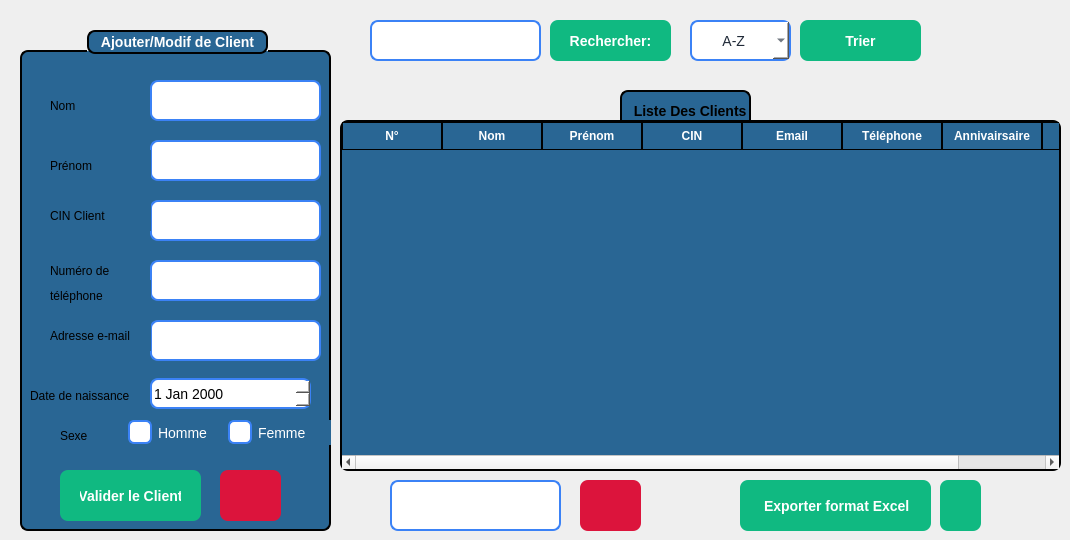
      <widget class="QWidget" name="page_3">
       <widget class="QPushButton" name="pushButton_filtrer">
        <property name="geometry">
         <rect>
          <x>800</x>
          <y>20</y>
          <width>121</width>
          <height>41</height>
         </rect>
        </property>
        <property name="styleSheet">
         <string notr="true">QPushButton {
    background-color: #10b981;   /* normal state */
    color: white;
    border: none;
    border-radius: 8px;
    padding: 8px 20px;
    font-size: 14px;
    font-weight: bold;
}

QPushButton:hover {
    background-color: #059669;   /* darker on hover */
}
</string>
        </property>
        <property name="text">
         <string>Trier</string>
        </property>
       </widget>
       <widget class="QPushButton" name="pushButton_supprimer">
        <property name="geometry">
         <rect>
          <x>580</x>
          <y>480</y>
          <width>61</width>
          <height>51</height>
         </rect>
        </property>
        <property name="styleSheet">
         <string notr="true">QPushButton {

	background-color: rgb(220, 20, 60);
	
    color: white;
    border: none;
    border-radius: 8px;
    padding: 8px 20px;
    font-size: 14px;
    font-weight: bold;
}

QPushButton:hover {
      /* darker on hover */
	background-color: rgb(140, 0, 0);
}
</string>
        </property>
        <property name="text">
         <string/>
        </property>
        <property name="icon">
         <iconset theme="QIcon::ThemeIcon::EditDelete"/>
        </property>
       </widget>
       <widget class="QTableWidget" name="tableWidget">
        <property name="geometry">
         <rect>
          <x>340</x>
          <y>120</y>
          <width>721</width>
          <height>351</height>
         </rect>
        </property>
        <property name="autoFillBackground">
         <bool>false</bool>
        </property>
        <property name="styleSheet">
         <string notr="true">QTableWidget {
    background-color: rgb(41, 102, 148);   /* blue background */
    border: 2px solid black;
    border-radius: 8px;
    font-weight: bold;
    font-size: 14px;
    gridline-color: black;                 /* cell grid lines */
    color: white;                          
    selection-background-color: #10b981;
    selection-color: white;
    outline: 0;
}

QTableWidget::item {
    border: 1px solid black;               /* give each cell a border */
    padding: 4px;
}

QHeaderView::section {
    background-color: rgb(41, 102, 148);
    color: white;
    border: 1px solid black;              /* column header border */
    padding: 4px;
    font-weight: bold;
}
</string>
        </property>
        <column>
         <property name="text">
          <string>N°</string>
         </property>
        </column>
        <column>
         <property name="text">
          <string>Nom</string>
         </property>
        </column>
        <column>
         <property name="text">
          <string>Prénom</string>
         </property>
        </column>
        <column>
         <property name="text">
          <string>CIN</string>
         </property>
        </column>
        <column>
         <property name="text">
          <string>Email</string>
         </property>
        </column>
        <column>
         <property name="text">
          <string>Téléphone</string>
         </property>
        </column>
        <column>
         <property name="text">
          <string>Annivairsaire</string>
         </property>
        </column>
        <column>
         <property name="text">
          <string>Sexe</string>
         </property>
        </column>
       </widget>
       <widget class="QPushButton" name="pushButton_recherche">
        <property name="geometry">
         <rect>
          <x>550</x>
          <y>20</y>
          <width>121</width>
          <height>41</height>
         </rect>
        </property>
        <property name="styleSheet">
         <string notr="true">QPushButton {
    background-color: #10b981;   /* normal state */
    color: white;
    border: none;
    border-radius: 8px;
    padding: 8px 20px;
    font-size: 14px;
    font-weight: bold;
}

QPushButton:hover {
    background-color: #059669;   /* darker on hover */
}
</string>
        </property>
        <property name="text">
         <string>Rechercher:</string>
        </property>
        <property name="icon">
         <iconset theme="QIcon::ThemeIcon::EditFind"/>
        </property>
       </widget>
       <widget class="QComboBox" name="comboBox">
        <property name="geometry">
         <rect>
          <x>690</x>
          <y>20</y>
          <width>101</width>
          <height>41</height>
         </rect>
        </property>
        <property name="styleSheet">
         <string notr="true">QComboBox {
    background-color: rgb(255, 255, 255);   /* white background */
    color: #1f2937;                         /* selected text color */
    border: 2px solid #3b82f6;              /* blue border */
    border-radius: 8px;
    font-size: 14px;
    padding: 4px 8px;
}

/* Dropdown list styling */
QComboBox QAbstractItemView {
    background-color: rgb(255, 255, 255);
    color: #1f2937;
    selection-background-color: #3b82f6;
    selection-color: white;
}

/* Make the arrow black */
QComboBox::down-arrow {
    width: 12px;
    height: 12px;
    image: none; 
                      /* remove default image */
	background-color: rgb(0, 170, 255);
    border-left: 6px solid transparent;
    border-right: 6px solid transparent;
    border-top: 6px solid black;       /* black arrow */
}
</string>
        </property>
        <item>
         <property name="text">
          <string>      A-Z</string>
         </property>
        </item>
        <item>
         <property name="text">
          <string>      Age</string>
         </property>
        </item>
        <item>
         <property name="text">
          <string>      Sexe</string>
         </property>
        </item>
       </widget>
       <widget class="QLabel" name="label_8">
        <property name="geometry">
         <rect>
          <x>620</x>
          <y>90</y>
          <width>131</width>
          <height>41</height>
         </rect>
        </property>
        <property name="styleSheet">
         <string notr="true">QLabel{
 border: 2px solid black;   /* blue border */
    border-radius: 8px;
 font-weight: bold;
    font-size: 14px;
background-color: rgb(41, 102, 148);}</string>
        </property>
        <property name="text">
         <string>  Liste Des Clients</string>
        </property>
       </widget>
       <widget class="QLineEdit" name="lineEdit_Recherchecin">
        <property name="geometry">
         <rect>
          <x>370</x>
          <y>20</y>
          <width>171</width>
          <height>41</height>
         </rect>
        </property>
        <property name="styleSheet">
         <string notr="true">QLineEdit {
    /* dark background */
	background-color: rgb(255, 255, 255);
    color: #1f2937;              /* typed text color */
    border: 2px solid #3b82f6;   /* blue border */
    border-radius: 8px;
    
    font-size: 14px;
}

QLineEdit::placeholder {
    color: white;                /* placeholder text color */
}
</string>
        </property>
       </widget>
       <widget class="QGroupBox" name="groupBox">
        <property name="geometry">
         <rect>
          <x>20</x>
          <y>30</y>
          <width>311</width>
          <height>501</height>
         </rect>
        </property>
        <property name="styleSheet">
         <string notr="true">QGroupBox {
    background-color: rgb(41, 102, 148);   /* blue background */
    border: 2px solid black;               /* black border, 2px wide */
    border-radius: 8px;                    /* rounded corners */
    margin-top: 20px;                      /* space for the title */
    color: white;                          /* title text color */
    font-weight: bold;
    font-size: 14px;
}

QGroupBox::title {
 border: 2px solid black;               /* black border, 2px wide */
    border-radius: 8px;     
background-color: rgb(41, 102, 148);
    subcontrol-origin: margin;
    subcontrol-position: top center;       /* title centered */
    padding: 2px 10px;
}
</string>
        </property>
        <property name="title">
         <string>Ajouter/Modif de Client</string>
        </property>
        <widget class="QRadioButton" name="radioButton_Femme_2">
         <property name="geometry">
          <rect>
           <x>200</x>
           <y>390</y>
           <width>111</width>
           <height>25</height>
          </rect>
         </property>
         <property name="styleSheet">
          <string notr="true">QRadioButton {
    color: white;
    font-size: 14px;
    padding-left: 8px;
background-color: rgb(41, 102, 148);
}

QRadioButton::indicator {
    width: 20px;
    height: 20px;
    border: 2px solid #3b82f6;
    border-radius: 6px;      /* rounded corners */
    background-color: white;  /* unchecked background */
}

QRadioButton::indicator:checked {
	background-color: #FFD700;
   /* background-color: #3b82f6;   blue fill when checked */
}
</string>
         </property>
         <property name="text">
          <string>Femme</string>
         </property>
        </widget>
        <widget class="QLineEdit" name="lineEdit_Prenom_2">
         <property name="geometry">
          <rect>
           <x>130</x>
           <y>110</y>
           <width>171</width>
           <height>41</height>
          </rect>
         </property>
         <property name="styleSheet">
          <string notr="true">QLineEdit {
    /* dark background */
	background-color: rgb(255, 255, 255);
    color: #1f2937;              /* typed text color */
    border: 2px solid #3b82f6;   /* blue border */
    border-radius: 8px;

    font-size: 14px;
}

QLineEdit::placeholder {
    color: white;                /* placeholder text color */
}
</string>
         </property>
        </widget>
        <widget class="QLabel" name="label_9">
         <property name="geometry">
          <rect>
           <x>30</x>
           <y>120</y>
           <width>101</width>
           <height>31</height>
          </rect>
         </property>
         <property name="styleSheet">
          <string notr="true">background-color: rgb(41, 102, 148);</string>
         </property>
         <property name="text">
          <string>Prénom</string>
         </property>
        </widget>
        <widget class="QLineEdit" name="lineEdit_nom_2">
         <property name="geometry">
          <rect>
           <x>130</x>
           <y>50</y>
           <width>171</width>
           <height>41</height>
          </rect>
         </property>
         <property name="styleSheet">
          <string notr="true">QLineEdit {
    /* dark background */
	background-color: rgb(255, 255, 255);
    color: #1f2937;              /* typed text color */
    border: 2px solid #3b82f6;   /* blue border */
    border-radius: 8px;

    font-size: 14px;
}

QLineEdit::placeholder {
    color: white;                /* placeholder text color */
}
</string>
         </property>
        </widget>
        <widget class="QLineEdit" name="lineEdit_Adresse_2">
         <property name="geometry">
          <rect>
           <x>130</x>
           <y>290</y>
           <width>171</width>
           <height>41</height>
          </rect>
         </property>
         <property name="styleSheet">
          <string notr="true">QLineEdit {
    /* dark background */
	background-color: rgb(255, 255, 255);
    color: #1f2937;              /* typed text color */
    border: 2px solid #3b82f6;   /* blue border */
    border-radius: 8px;
   
    font-size: 14px;
}

QLineEdit::placeholder {
    color: white;                /* placeholder text color */
}
</string>
         </property>
        </widget>
        <widget class="QLabel" name="label_10">
         <property name="geometry">
          <rect>
           <x>30</x>
           <y>60</y>
           <width>41</width>
           <height>31</height>
          </rect>
         </property>
         <property name="styleSheet">
          <string notr="true">background-color: rgb(41, 102, 148);</string>
         </property>
         <property name="text">
          <string>Nom</string>
         </property>
        </widget>
        <widget class="QPushButton" name="pushButton_ValiderClient_2">
         <property name="geometry">
          <rect>
           <x>40</x>
           <y>440</y>
           <width>141</width>
           <height>51</height>
          </rect>
         </property>
         <property name="styleSheet">
          <string notr="true">QPushButton {
    background-color: #10b981;   /* normal state */
    color: white;
    border: none;
    border-radius: 8px;
    padding: 8px 20px;
    font-size: 14px;
    font-weight: bold;
}

QPushButton:hover {
    background-color: #059669;   /* darker on hover */
}
</string>
         </property>
         <property name="text">
          <string>Valider le Client</string>
         </property>
        </widget>
        <widget class="QLabel" name="label_11">
         <property name="geometry">
          <rect>
           <x>30</x>
           <y>290</y>
           <width>101</width>
           <height>31</height>
          </rect>
         </property>
         <property name="styleSheet">
          <string notr="true">background-color: rgb(41, 102, 148);</string>
         </property>
         <property name="text">
          <string>Adresse e-mail</string>
         </property>
        </widget>
        <widget class="QLineEdit" name="lineEdit_Nt_2">
         <property name="geometry">
          <rect>
           <x>130</x>
           <y>230</y>
           <width>171</width>
           <height>41</height>
          </rect>
         </property>
         <property name="styleSheet">
          <string notr="true">QLineEdit {
    /* dark background */
	background-color: rgb(255, 255, 255);
    color: #1f2937;              /* typed text color */
    border: 2px solid #3b82f6;   /* blue border */
    border-radius: 8px;
 
    font-size: 14px;
}

QLineEdit::placeholder {
    color: white;                /* placeholder text color */
}
</string>
         </property>
        </widget>
        <widget class="QRadioButton" name="radioButton_Homme_2">
         <property name="geometry">
          <rect>
           <x>100</x>
           <y>390</y>
           <width>111</width>
           <height>25</height>
          </rect>
         </property>
         <property name="styleSheet">
          <string notr="true">QRadioButton {
    color: white;
    font-size: 14px;
    padding-left: 8px;
background-color: rgb(41, 102, 148);
}

QRadioButton::indicator {
    width: 20px;
    height: 20px;
    border: 2px solid #3b82f6;
    border-radius: 6px;      /* rounded corners */
    background-color: white;  /* unchecked background */
}

QRadioButton::indicator:checked {
    background-color: #FFD700;  /* blue fill when checked */
}
</string>
         </property>
         <property name="text">
          <string>Homme</string>
         </property>
        </widget>
        <widget class="QLabel" name="label_12">
         <property name="geometry">
          <rect>
           <x>40</x>
           <y>390</y>
           <width>41</width>
           <height>31</height>
          </rect>
         </property>
         <property name="styleSheet">
          <string notr="true">background-color: rgb(41, 102, 148);</string>
         </property>
         <property name="text">
          <string>Sexe</string>
         </property>
        </widget>
        <widget class="QLabel" name="label_13">
         <property name="geometry">
          <rect>
           <x>30</x>
           <y>250</y>
           <width>101</width>
           <height>31</height>
          </rect>
         </property>
         <property name="styleSheet">
          <string notr="true">background-color: rgb(41, 102, 148);</string>
         </property>
         <property name="text">
          <string>téléphone</string>
         </property>
        </widget>
        <widget class="QLabel" name="label_14">
         <property name="geometry">
          <rect>
           <x>30</x>
           <y>230</y>
           <width>171</width>
           <height>21</height>
          </rect>
         </property>
         <property name="styleSheet">
          <string notr="true">background-color: rgb(41, 102, 148);</string>
         </property>
         <property name="text">
          <string>Numéro de </string>
         </property>
        </widget>
        <widget class="QLineEdit" name="lineEdit_IDClient_2">
         <property name="geometry">
          <rect>
           <x>130</x>
           <y>170</y>
           <width>171</width>
           <height>41</height>
          </rect>
         </property>
         <property name="styleSheet">
          <string notr="true">QLineEdit {
    /* dark background */
	background-color: rgb(255, 255, 255);
    color: #1f2937;              /* typed text color */
    border: 2px solid #3b82f6;   /* blue border */
    border-radius: 8px;
    
    font-size: 14px;
}

QLineEdit::placeholder {
    color: white;                /* placeholder text color */
}
</string>
         </property>
        </widget>
        <widget class="QLabel" name="label_15">
         <property name="geometry">
          <rect>
           <x>30</x>
           <y>170</y>
           <width>101</width>
           <height>31</height>
          </rect>
         </property>
         <property name="styleSheet">
          <string notr="true">background-color: rgb(41, 102, 148);</string>
         </property>
         <property name="text">
          <string>CIN Client</string>
         </property>
        </widget>
        <widget class="QLabel" name="label_19">
         <property name="geometry">
          <rect>
           <x>10</x>
           <y>350</y>
           <width>131</width>
           <height>31</height>
          </rect>
         </property>
         <property name="styleSheet">
          <string notr="true">background-color: rgb(41, 102, 148);</string>
         </property>
         <property name="text">
          <string>Date de naissance</string>
         </property>
        </widget>
        <widget class="QDateEdit" name="datedenaissance">
         <property name="geometry">
          <rect>
           <x>130</x>
           <y>348</y>
           <width>161</width>
           <height>31</height>
          </rect>
         </property>
         <property name="styleSheet">
          <string notr="true">QDateEdit {
    background-color: rgb(255, 255, 255);   /* white background */
    color: rgb(0, 0, 0);                   /* black text */
    border: 2px solid #3b82f6;             /* blue border */
    border-radius: 8px;
    font-size: 14px;
}

/* Calendar popup text color */
QDateEdit QAbstractItemView {
    color: black; 
    background-color: white;
}
</string>
         </property>
        </widget>
        <widget class="QPushButton" name="annulerajout">
         <property name="geometry">
          <rect>
           <x>200</x>
           <y>440</y>
           <width>61</width>
           <height>51</height>
          </rect>
         </property>
         <property name="styleSheet">
          <string notr="true">QPushButton {

	background-color: rgb(220, 20, 60);
	
    color: white;
    border: none;
    border-radius: 8px;
    padding: 8px 20px;
    font-size: 14px;
    font-weight: bold;
}

QPushButton:hover {
      /* darker on hover */
	background-color: rgb(140, 0, 0);
}
</string>
         </property>
         <property name="text">
          <string/>
         </property>
         <property name="icon">
          <iconset theme="QIcon::ThemeIcon::EditClear"/>
         </property>
        </widget>
        <zorder>label_14</zorder>
        <zorder>lineEdit_Prenom_2</zorder>
        <zorder>label_9</zorder>
        <zorder>lineEdit_nom_2</zorder>
        <zorder>lineEdit_Adresse_2</zorder>
        <zorder>label_10</zorder>
        <zorder>pushButton_ValiderClient_2</zorder>
        <zorder>label_11</zorder>
        <zorder>lineEdit_Nt_2</zorder>
        <zorder>radioButton_Homme_2</zorder>
        <zorder>label_12</zorder>
        <zorder>label_13</zorder>
        <zorder>lineEdit_IDClient_2</zorder>
        <zorder>label_15</zorder>
        <zorder>radioButton_Femme_2</zorder>
        <zorder>label_19</zorder>
        <zorder>datedenaissance</zorder>
        <zorder>annulerajout</zorder>
       </widget>
       <widget class="QLineEdit" name="lineEdit_supprimer">
        <property name="geometry">
         <rect>
          <x>390</x>
          <y>480</y>
          <width>171</width>
          <height>51</height>
         </rect>
        </property>
        <property name="styleSheet">
         <string notr="true">QLineEdit {
    /* dark background */
	background-color: rgb(255, 255, 255);
    color: #1f2937;              /* typed text color */
    border: 2px solid #3b82f6;   /* blue border */
    border-radius: 8px;
    padding: 8px 12px;
    font-size: 14px;
}

QLineEdit::placeholder {
    color: white;                /* placeholder text color */
}
</string>
        </property>
       </widget>
       <widget class="QPushButton" name="pushButton_excel">
        <property name="geometry">
         <rect>
          <x>940</x>
          <y>480</y>
          <width>41</width>
          <height>51</height>
         </rect>
        </property>
        <property name="styleSheet">
         <string notr="true">QPushButton {
    background-color: #10b981;   /* normal state */
    color: white;
    border: none;
    border-radius: 8px;
    padding: 8px 20px;
    font-size: 14px;
    font-weight: bold;
}

QPushButton:hover {
    background-color: #059669;   /* darker on hover */
}
</string>
        </property>
        <property name="text">
         <string/>
        </property>
        <property name="icon">
         <iconset theme="QIcon::ThemeIcon::GoDown"/>
        </property>
       </widget>
       <widget class="QLabel" name="label">
        <property name="geometry">
         <rect>
          <x>740</x>
          <y>480</y>
          <width>191</width>
          <height>51</height>
         </rect>
        </property>
        <property name="styleSheet">
         <string notr="true">QLabel {
    background-color: #10b981;   /* normal state */
    color: white;
    border: none;
    border-radius: 8px;
    padding: 8px 20px;
    font-size: 14px;
    font-weight: bold;
}


</string>
        </property>
        <property name="text">
         <string>Exporter format Excel</string>
        </property>
       </widget>
       <widget class="QLabel" name="image_4">
        <property name="geometry">
         <rect>
          <x>950</x>
          <y>30</y>
          <width>91</width>
          <height>81</height>
         </rect>
        </property>
        <property name="text">
         <string/>
        </property>
        <property name="pixmap">
         <pixmap>../../../../ateliergit/ProjetCPP/Gstock/images/logo.png</pixmap>
        </property>
       </widget>
       <zorder>label_8</zorder>
       <zorder>pushButton_filtrer</zorder>
       <zorder>pushButton_supprimer</zorder>
       <zorder>tableWidget</zorder>
       <zorder>pushButton_recherche</zorder>
       <zorder>comboBox</zorder>
       <zorder>lineEdit_Recherchecin</zorder>
       <zorder>lineEdit_supprimer</zorder>
       <zorder>pushButton_excel</zorder>
       <zorder>label</zorder>
       <zorder>groupBox</zorder>
       <zorder>image_4</zorder>
      </widget>
